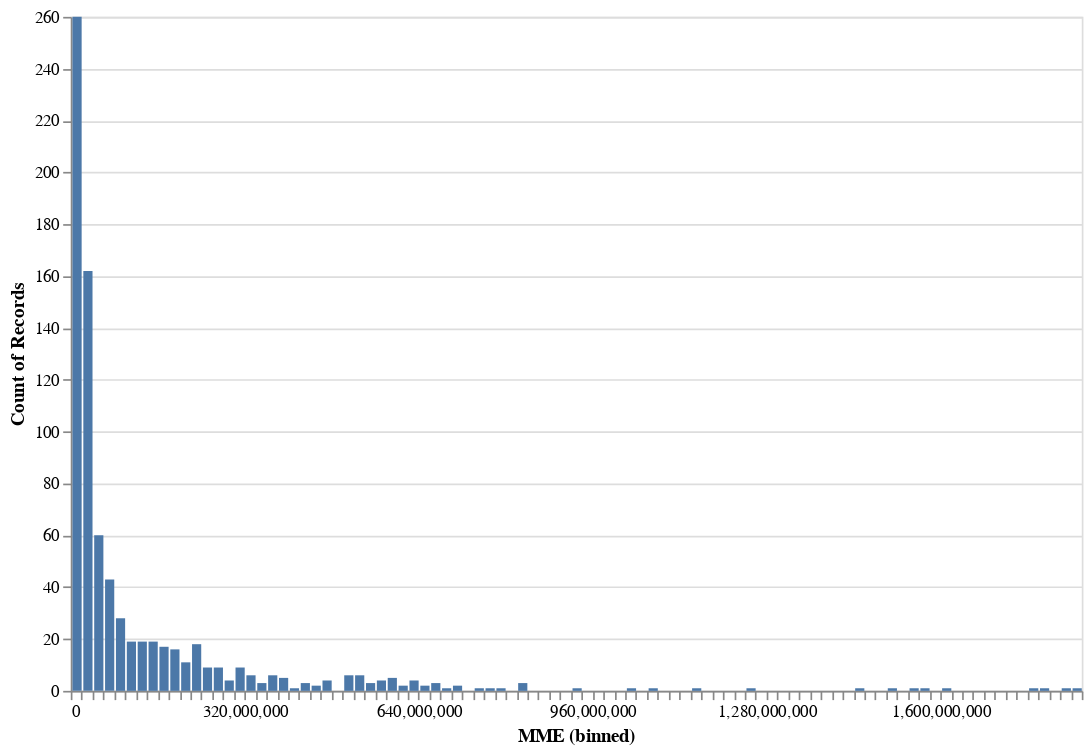

Here is the notebook cell this chart was saved with:
### Code cell
# use altair to plot the MME
alt.Chart(fa_compare).mark_bar().encode(
    alt.X('MME', bin=alt.Bin(maxbins=100)),
    y='count()'
).properties(
    width=600,
    height=400
)

### Figure 1 — Vega-Lite specification as saved in the notebook (floating-point values rounded to 4 significant figures; data arrays with more than 128 entries replaced by an {"elided": "..."} marker saying what was removed)
{"config": {"view": {"continuousWidth": 400, "continuousHeight": 300}}, "data": {"name": "data-5096b3e7e1584f5b9a11b233429626eb"}, "mark": "bar", "encoding": {"x": {"bin": {"maxbins": 100}, "field": "MME", "type": "quantitative"}, "y": {"aggregate": "count", "type": "quantitative"}}, "height": 400, "width": 600, "$schema": "https://vega.github.io/schema/vega-lite/v4.17.0.json", "datasets": {"data-5096b3e7e1584f5b9a11b233429626eb": {"elided": "791 records"}}}
